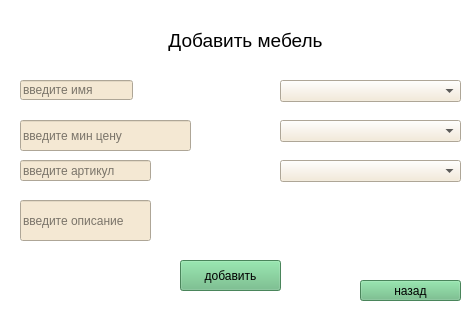
<?xml version="1.0" encoding="UTF-8"?>
<ui version="4.0">
 <class>Form</class>
 <widget class="QWidget" name="Form">
  <property name="geometry">
   <rect>
    <x>0</x>
    <y>0</y>
    <width>475</width>
    <height>313</height>
   </rect>
  </property>
  <property name="windowTitle">
   <string>Form</string>
  </property>
  <property name="styleSheet">
   <string notr="true">background-color: rgb(255, 255, 255);</string>
  </property>
  <widget class="QLabel" name="label">
   <property name="geometry">
    <rect>
     <x>150</x>
     <y>20</y>
     <width>191</width>
     <height>41</height>
    </rect>
   </property>
   <property name="text">
    <string>&lt;html&gt;&lt;head/&gt;&lt;body&gt;&lt;p align=&quot;center&quot;&gt;&lt;span style=&quot; font-size:14pt;&quot;&gt;Добавить мебель&lt;/span&gt;&lt;/p&gt;&lt;/body&gt;&lt;/html&gt;</string>
   </property>
  </widget>
  <widget class="QPushButton" name="pushButton_back_add_produc">
   <property name="geometry">
    <rect>
     <x>360</x>
     <y>280</y>
     <width>101</width>
     <height>21</height>
    </rect>
   </property>
   <property name="styleSheet">
    <string notr="true">background-color: #67BA80</string>
   </property>
   <property name="text">
    <string>назад</string>
   </property>
  </widget>
  <widget class="QLineEdit" name="lineEdit_name_furniture">
   <property name="geometry">
    <rect>
     <x>20</x>
     <y>80</y>
     <width>113</width>
     <height>20</height>
    </rect>
   </property>
   <property name="styleSheet">
    <string notr="true">background-color: #F4E8D3 </string>
   </property>
   <property name="text">
    <string/>
   </property>
   <property name="placeholderText">
    <string>введите имя</string>
   </property>
  </widget>
  <widget class="QComboBox" name="comboBox_material">
   <property name="geometry">
    <rect>
     <x>280</x>
     <y>80</y>
     <width>181</width>
     <height>22</height>
    </rect>
   </property>
   <property name="styleSheet">
    <string notr="true">background-color: #F4E8D3 </string>
   </property>
  </widget>
  <widget class="QLineEdit" name="lineEdit_min_price">
   <property name="geometry">
    <rect>
     <x>20</x>
     <y>120</y>
     <width>171</width>
     <height>31</height>
    </rect>
   </property>
   <property name="styleSheet">
    <string notr="true">background-color: #F4E8D3 </string>
   </property>
   <property name="placeholderText">
    <string>введите мин цену</string>
   </property>
  </widget>
  <widget class="QLineEdit" name="lineEdit_description">
   <property name="geometry">
    <rect>
     <x>20</x>
     <y>200</y>
     <width>131</width>
     <height>41</height>
    </rect>
   </property>
   <property name="styleSheet">
    <string notr="true">background-color: #F4E8D3 </string>
   </property>
   <property name="placeholderText">
    <string>введите описание</string>
   </property>
  </widget>
  <widget class="QLineEdit" name="lineEdit_article">
   <property name="geometry">
    <rect>
     <x>20</x>
     <y>160</y>
     <width>131</width>
     <height>21</height>
    </rect>
   </property>
   <property name="styleSheet">
    <string notr="true">background-color: #F4E8D3 </string>
   </property>
   <property name="placeholderText">
    <string>введите артикул</string>
   </property>
  </widget>
  <widget class="QPushButton" name="pushButton_add_products">
   <property name="geometry">
    <rect>
     <x>180</x>
     <y>260</y>
     <width>101</width>
     <height>31</height>
    </rect>
   </property>
   <property name="styleSheet">
    <string notr="true">background-color: #67BA80</string>
   </property>
   <property name="text">
    <string>добавить</string>
   </property>
  </widget>
  <widget class="QComboBox" name="comboBox_model">
   <property name="geometry">
    <rect>
     <x>280</x>
     <y>120</y>
     <width>181</width>
     <height>22</height>
    </rect>
   </property>
   <property name="styleSheet">
    <string notr="true">background-color: #F4E8D3 </string>
   </property>
  </widget>
  <widget class="QComboBox" name="comboBox_type_product">
   <property name="geometry">
    <rect>
     <x>280</x>
     <y>160</y>
     <width>181</width>
     <height>22</height>
    </rect>
   </property>
   <property name="styleSheet">
    <string notr="true">background-color: #F4E8D3 </string>
   </property>
  </widget>
 </widget>
 <resources/>
 <connections/>
</ui>
